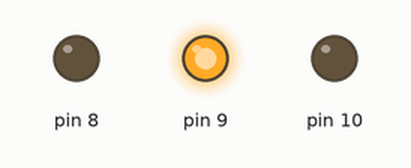
This sketch was run on a simulated Arduino Uno, built with avr-gcc and run on an emulated ATmega328P. Shown: output pins drawn as LEDs (lit = HIGH).

Above: at 0.25 s.
At 0.65 s:
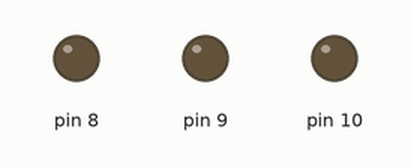
At 1.65 s:
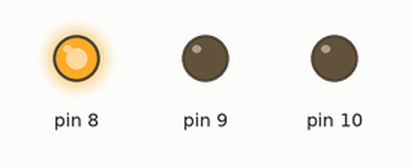
At 2.85 s:
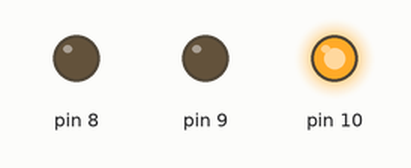
Timing chart, 0 to 3.1 s (numbered marks = the images above):
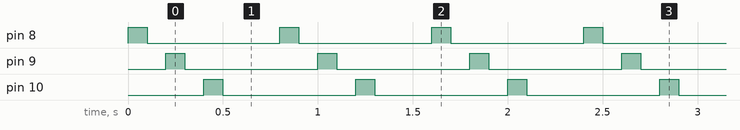

Measured:
- by itself, pin 8–10: alternates HIGH for 0.10 s and LOW for 0.70 s

The sketch:

CodigoMasRapido.ino
```cpp
void setup() {
  pinMode(8, OUTPUT);
  pinMode(9, OUTPUT);
  pinMode(10, OUTPUT);
}

void loop() {

  for (int i=8 ; i <= 10+1 ; i++)
  {
       digitalWrite(i , HIGH) ;
       delay (100);
       digitalWrite( i , LOW);
       delay (100) ;
  }
}
```
